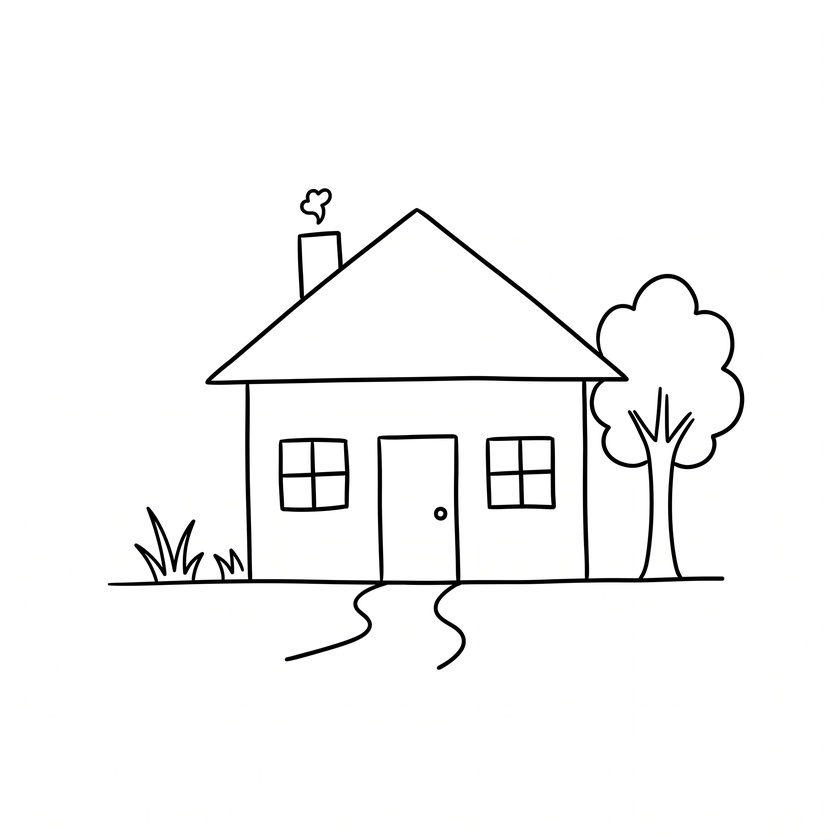
#> input picture images/gemini_sketch.jpeg, 840 x 840 px, shrunk from 2048 x 2048 before the run
$ python image_pathing.py
#> lines starting #> are read from the running program, lines starting #| are printed output that depends on the picture; after the words box and inside, x2 and y2 are one past the last pixel; in counts of white or black regions, pixels touching at a corner belong together
import cv2
import numpy as np
from skimage.morphology import skeletonize
import matplotlib.pyplot as plt
import matplotlib.animation as animation
from pathlib import Path

def interpolate_path(points, step_size=5.0):
    """
    Fills in the gaps between corner points with evenly spaced points.
    Decrease step_size for denser points, increase for sparser points.
    """
    dense_points = []
    for i in range(len(points) - 1):
        p1 = points[i]
        p2 = points[i + 1]

        # Calculate distance between the two points
        dist = np.linalg.norm(p2 - p1)

        # Calculate how many points we need based on the step size
        num_steps = max(int(dist / step_size), 1)

        # Generate the interpolated X and Y coordinates
        x_vals = np.linspace(p1[0], p2[0], num_steps, endpoint=False)
        y_vals = np.linspace(p1[1], p2[1], num_steps, endpoint=False)

        for x, y in zip(x_vals, y_vals):
            dense_points.append([x, y])

    # Always ensure the very last point of the stroke is included
    if len(points) > 0:
        dense_points.append(points[-1])

    return np.array(dense_points, dtype=np.int32)

def filter_close_points(points, min_dist=3.0):
    """
    Removes points that are too close to the previously accepted point.
    Prevents the robot from stuttering in one spot.
    """
    if len(points) <= 1:
        return points

    filtered = [points[0]]
    for pt in points[1:]:
        # Calculate distance from the last accepted point
        dist = np.linalg.norm(pt - filtered[-1])

        if dist >= min_dist:
            filtered.append(pt)

    # Guarantee the stroke always reaches its exact final destination
    if not np.array_equal(filtered[-1], points[-1]):
        filtered.append(points[-1])

    if np.linalg.norm(filtered[-1] - filtered[0]) < 8.0:
        filtered[-1] = filtered[0]

    return np.array(filtered, dtype=np.int32)

# [18 lines left out: function is_duplicate_path, not called in this run]
def create_robot_paths(img_path: Path) -> list:
    """
    Extracts single-stroke paths by walking directly along the skeleton pixels.
    Bypasses cv2.findContours to avoid tracing the outside of lines.
    """
    img = cv2.imread(str(img_path), cv2.IMREAD_GRAYSCALE)
    _, binary = cv2.threshold(img, 127, 1, cv2.THRESH_BINARY_INV)

    # Create the 1-pixel wide skeleton
    skeleton = skeletonize(binary)
    skeleton_img = (skeleton * 255).astype(np.uint8)

    h, w = skeleton_img.shape
    visited = np.zeros_like(skeleton_img, dtype=bool)

    def get_neighbors(x, y):
        """Find adjacent unvisited pixels (8-way connected)."""
        neighbors = []
        for dx in [-1, 0, 1]:
            for dy in [-1, 0, 1]:
                if dx == 0 and dy == 0:
                    continue
                nx, ny = x + dx, y + dy
                if 0 <= nx < w and 0 <= ny < h:
                    if skeleton_img[ny, nx] > 0 and not visited[ny, nx]:
                        neighbors.append((nx, ny))
        return neighbors

    raw_paths = []

    # Scan the image for any unvisited skeleton pixels
    for y in range(h):
        for x in range(w):
            if skeleton_img[y, x] > 0 and not visited[y, x]:

                path = [(x, y)]
                visited[y, x] = True

                # Walk forward as far as possible
                curr_x, curr_y = x, y
                while True:
                    neighbors = get_neighbors(curr_x, curr_y)
                    if not neighbors:
                        break
                    # Greedily pick the first available path
                    nx, ny = neighbors[0]
                    path.append((nx, ny))
                    visited[ny, nx] = True
                    curr_x, curr_y = nx, ny

                # Because we may have started in the middle of a line,
                # we must also walk backwards from the initial starting point.
                curr_x, curr_y = x, y
                path_backward = []
                while True:
                    neighbors = get_neighbors(curr_x, curr_y)
                    if not neighbors:
                        break
                    nx, ny = neighbors[0]
                    path_backward.append((nx, ny))
                    visited[ny, nx] = True
                    curr_x, curr_y = nx, ny

                # Stitch the backward and forward paths together
                full_path = path_backward[::-1] + path

                if len(full_path) > 2:
                    raw_paths.append(np.array(full_path, dtype=np.int32))

    robot_paths = []
    for path in raw_paths:
        # Simplify the raw pixel path into geometric lines/corners
        # Increase epsilon (e.g., 3.0 or 4.0) for fewer points, decrease for curves
        epsilon = 2.0
        approx = cv2.approxPolyDP(path, epsilon, closed=False)
        corners = approx.reshape(-1, 2)

        # Apply your original filters and interpolations to the clean corners
        if len(corners) >= 2:
            clean_corners = filter_close_points(corners, min_dist=5.0)
            if len(clean_corners) >= 2:
                dense_path = interpolate_path(clean_corners, step_size=5.0)
                robot_paths.append(dense_path)

    print(f"Success! Extracted {len(robot_paths)} single-stroke paths for the robot.")
    return robot_paths


# [31 lines left out: functions plot_robot_paths, scatter_plot_robot_paths, not called in this run]

def plot_robot_paths_animated(robot_paths: list) -> None:
    if not robot_paths:
        print("No paths to animate.")
        return

    fig, ax = plt.subplots(figsize=(8, 8))
    ax.set_title("Robot Path Preview - Animated")

    # To keep the camera/view static during animation, we need to pre-calculate
    # the maximum bounds of all the paths combined and set the axis limits.
    all_x = np.concatenate([path[:, 0] for path in robot_paths])
    all_y = np.concatenate([path[:, 1] for path in robot_paths])

    # Adding a small margin of 10 pixels around the drawing
    ax.set_xlim(all_x.min() - 10, all_x.max() + 10)
    ax.set_ylim(all_y.min() - 10, all_y.max() + 10)

    ax.invert_yaxis() # Invert Y so it isn't upside down
    ax.set_aspect('equal')

    # Create empty line objects for each path
    lines = [ax.plot([], [], color='black', linewidth=1)[0] for _ in range(len(robot_paths))]

    # Build a list of frames. Each frame tells the animation which stroke we are on
    # and how many points of that stroke to draw.
    frames = []
    for path_idx, path in enumerate(robot_paths):
        for point_idx in range(1, len(path) + 1):
            frames.append((path_idx, point_idx))

    def update(frame):
        path_idx, point_idx = frame

        # Get the X and Y coordinates up to the current point index
        x_coords = robot_paths[path_idx][:point_idx, 0]
        y_coords = robot_paths[path_idx][:point_idx, 1]

        # Update the specific line object for this stroke
        lines[path_idx].set_data(x_coords, y_coords)
        return lines

    # Create the animation
    # interval: Delay between frames in milliseconds (lower is faster).
    # blit=True: Optimizes drawing by only re-drawing parts that have changed.
    ani = animation.FuncAnimation(
        fig,
        update,
        frames=frames,
        interval=100,
        blit=True,
        repeat=False
    )
    print("Done!")
    plt.show()


def sort_paths_optimized(robot_paths: list) -> list:
    """
    Sorts a list of paths to minimize travel distance.
    Checks both the start and end points of unvisited paths,
    reversing the stroke direction if the end point is closer.
    """
    if not robot_paths:
        return []

    # Start with the first path in the list
    unvisited = robot_paths[1:]
    sorted_paths = [robot_paths[0]]

    # The current position is the end of the very first stroke
    current_pos = sorted_paths[-1][-1]

    while unvisited:
        best_idx = 0
        min_dist = float('inf')
        reverse_path = False

        # Check all unvisited paths to find the closest start OR end point
        for i, path in enumerate(unvisited):
            start_point = path[0]
            end_point = path[-1]

            # Distance to the start of the path
            dist_to_start = np.linalg.norm(start_point - current_pos)
            # Distance to the end of the path
            dist_to_end = np.linalg.norm(end_point - current_pos)

            # Check if start is closest
            if dist_to_start < min_dist:
                min_dist = dist_to_start
                best_idx = i
                reverse_path = False

            # Check if end is closest
            if dist_to_end < min_dist:
                min_dist = dist_to_end
                best_idx = i
                reverse_path = True

        # Pop the best path from unvisited
        next_path = unvisited.pop(best_idx)

        # If the end point was closer, flip the path array so we draw it backwards
        if reverse_path:
            next_path = next_path[::-1]

        sorted_paths.append(next_path)

        # Update our current position to the new end of this stroke
        current_pos = next_path[-1]

    return sorted_paths


def remove_retraced_segments(robot_paths: list, step_size: float = 5.0) -> list:
    """
    Prevents the robot from drawing over the exact same lines twice (retracing).
    Allows lines to cross (intersections) or share starting points without breaking.
    """
    cleaned_paths = []
    drawn_pixels = set()

    # How many consecutive overlapping points count as a "retrace" vs a "crossing".
    # 4 points * 5 step_size = 20 pixels of allowed overlap for intersections.
    intersection_tolerance = 4

    # We mark a 5x5 pixel area around each drawn point.
    # Because step_size is 5.0, this creates a solid "drawn mask" in our memory.
    radius = 2

    def mark_drawn(point):
        x, y = int(point[0]), int(point[1])
        for dx in range(-radius, radius + 1):
            for dy in range(-radius, radius + 1):
                drawn_pixels.add((x + dx, y + dy))

    for path in robot_paths:
        if len(path) == 0:
            continue

        # Step 1: Identify which points in this stroke overlap with already drawn areas
        overlaps = []
        for pt in path:
            x, y = int(pt[0]), int(pt[1])
            overlaps.append((x, y) in drawn_pixels)

        # Step 2: Smooth out small overlaps so intersections don't break the continuous line
        count = 0
        for i in range(len(overlaps)):
            if overlaps[i]:
                count += 1
            else:
                if 0 < count <= intersection_tolerance:
                    # It was a short overlap (a crossing or touch). Revert them to False.
                    for j in range(i - count, i):
                        overlaps[j] = False
                count = 0

        # Handle the edge case where a line ends exactly on an intersection
        if 0 < count <= intersection_tolerance:
            for j in range(len(overlaps) - count, len(overlaps)):
                overlaps[j] = False

        # Step 3: Split the path, skipping the segments that are already drawn
        current_subpath = []
        for pt, is_overlap in zip(path, overlaps):
            if not is_overlap:
                current_subpath.append(pt)
            else:
                # We hit a drawn area. Save the current stroke if it has at least 2 points.
                if len(current_subpath) >= 2:
                    cleaned_paths.append(np.array(current_subpath, dtype=np.int32))
                    # Mark this new segment as drawn
                    for p in current_subpath:
                        mark_drawn(p)
                current_subpath = [] # Reset for the next segment

        # Add the final stroke segment if it exists
        if len(current_subpath) >= 2:
            cleaned_paths.append(np.array(current_subpath, dtype=np.int32))
            for p in current_subpath:
                mark_drawn(p)

    return cleaned_paths

if __name__ == '__main__':
    image_path = input("Enter image path:")
#> the answer given: ../images/gemini_sketch.jpeg
    robot_paths = create_robot_paths(image_path)
#> in create_robot_paths, `_, binary = cv2.threshold(img, 127, 1, cv2.THRESH_BINARY_INV)`:
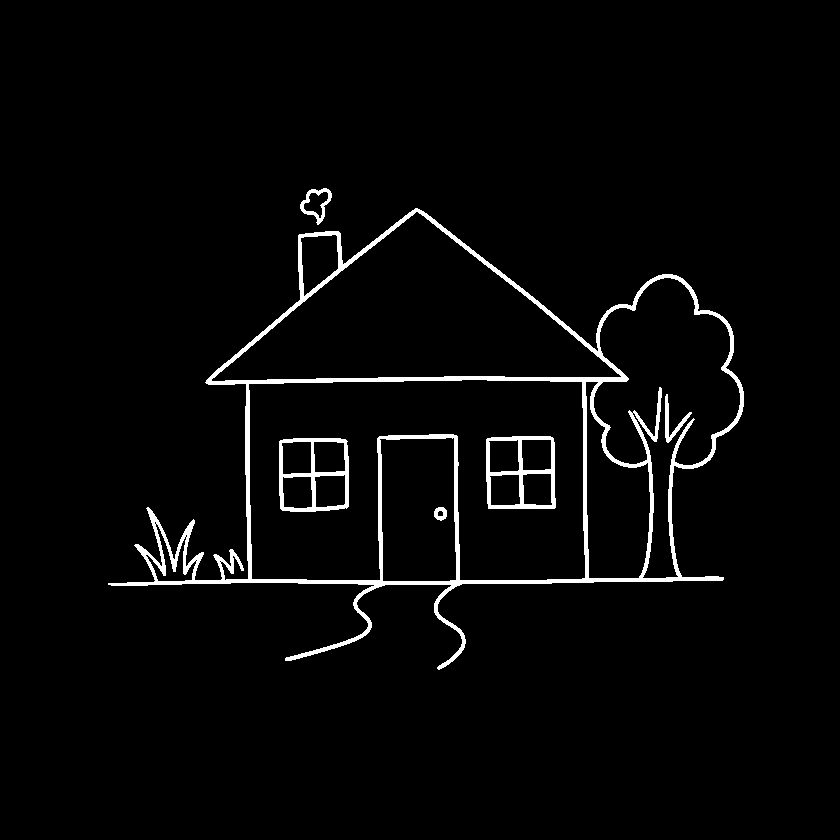
#> binary: shape (840, 840); values 0 (black) and 1 (white), 3% white; 6 white regions, box (x1, y1, x2, y2) and area: (108, 208, 744, 670) 16931, (486, 436, 556, 509) 1593, (279, 438, 349, 512) 1568, (300, 188, 332, 225) 363, (665, 394, 692, 443) 310, (434, 507, 447, 521) 123
#> in create_robot_paths, `skeleton = skeletonize(binary)`:
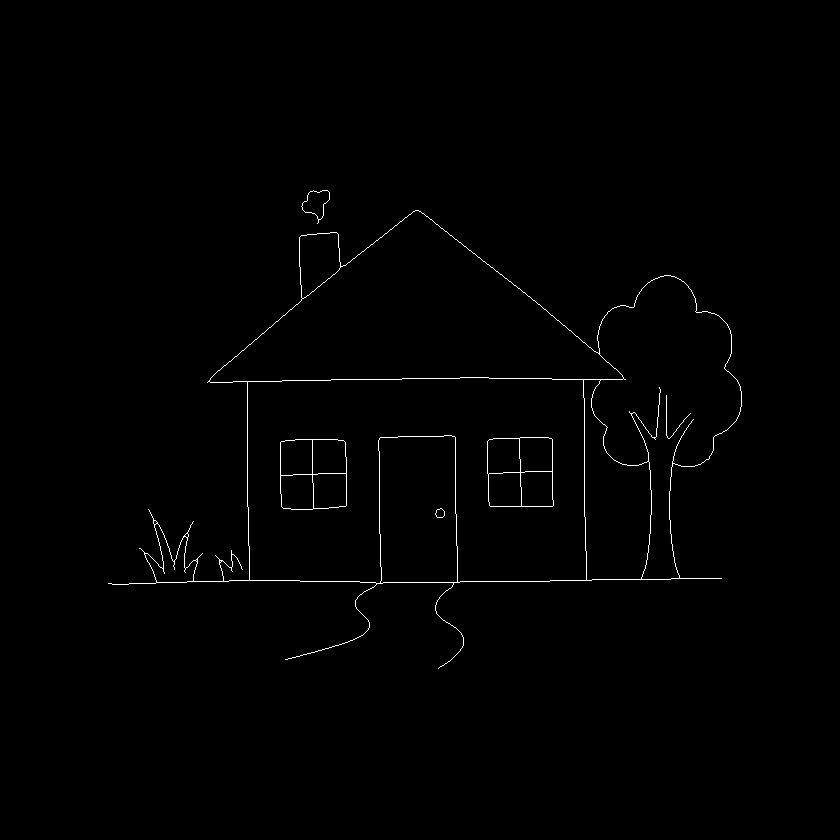
#> skeleton: shape (840, 840) bool; 0.68% white in thin lines or dots, all inside (x1, y1, x2, y2) = (108, 190, 742, 669)
#| Success! Extracted 34 single-stroke paths for the robot.
    print(f"Original paths: {len(robot_paths)}")
#| Original paths: 34

    robot_paths = remove_retraced_segments(robot_paths)
    print(f"Cleaned down to {len(robot_paths)} unique paths.")
#| Cleaned down to 34 unique paths.

    robot_paths = sort_paths_optimized(robot_paths)
    #scatter_plot_robot_paths(robot_paths)
    plot_robot_paths_animated(robot_paths)
#> in plot_robot_paths_animated, `plt.show()`:
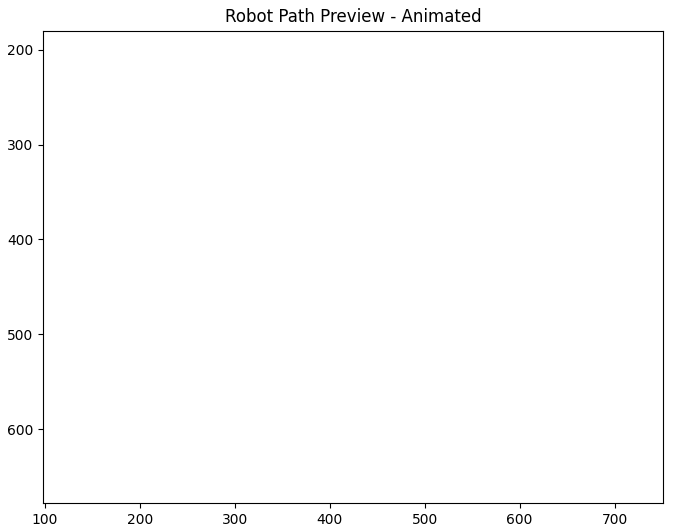
#> figure drawn by matplotlib, 1 panel

$ run again, on images/google_simple_house_0.png
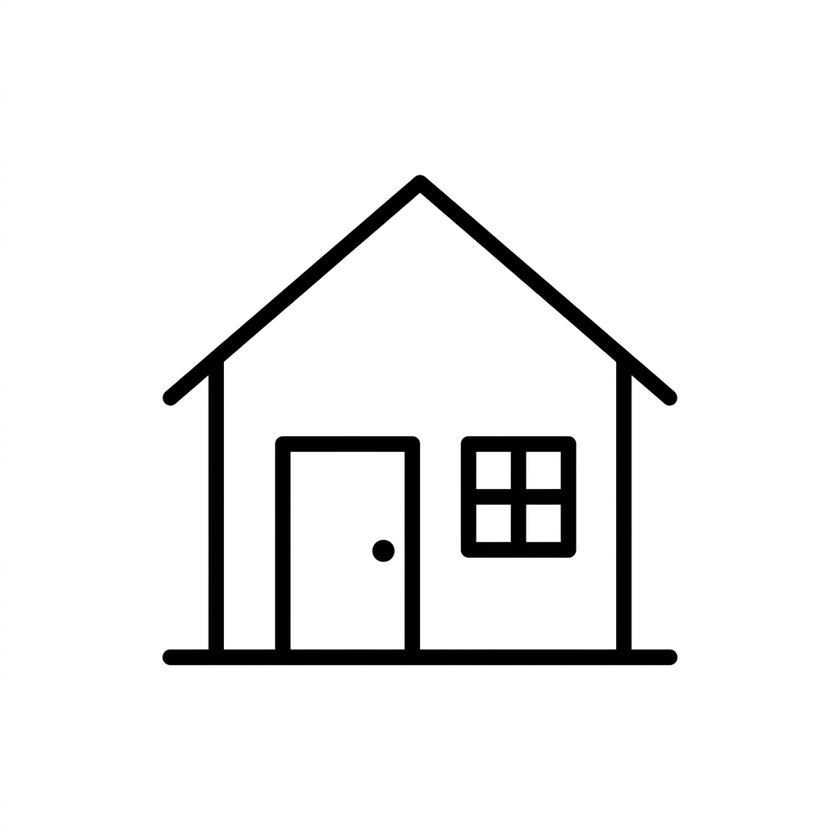
#> input picture images/google_simple_house_0.png, 840 x 840 px, shrunk from 1024 x 1024 before the run
#> in create_robot_paths, `_, binary = cv2.threshold(img, 127, 1, cv2.THRESH_BINARY_INV)`:
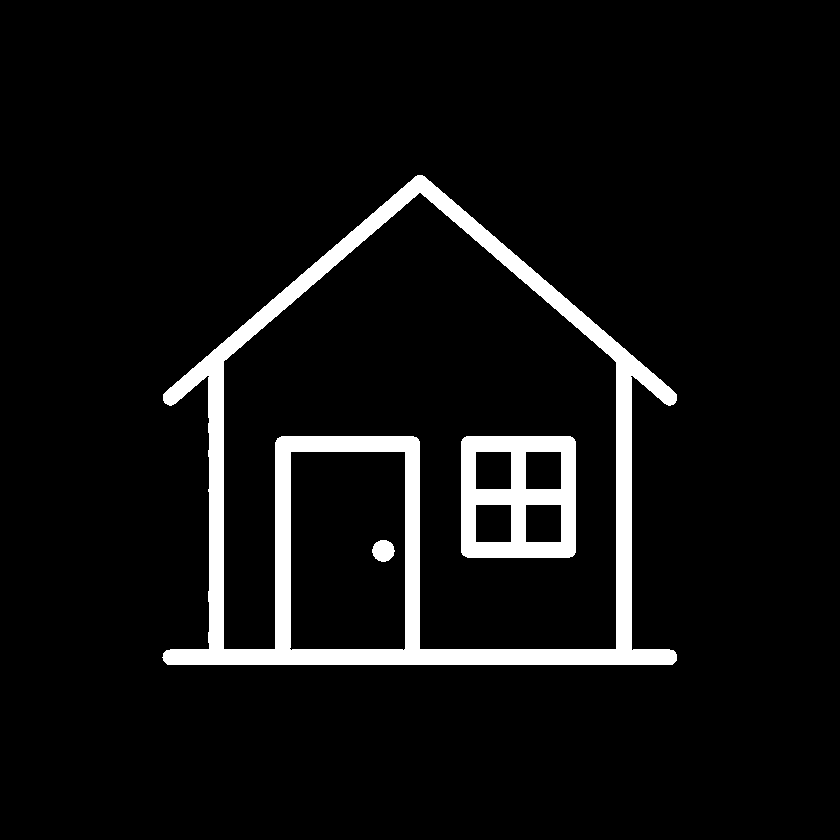
#> binary: shape (840, 840); values 0 (black) and 1 (white), 6.4% white; 3 white regions, box (x1, y1, x2, y2) and area: (162, 175, 677, 665) 35749, (461, 436, 576, 558) 8799, (372, 540, 395, 562) 385
#> skeleton: shape (840, 840) bool; 0.39% white in thin lines or dots, all inside (x1, y1, x2, y2) = (170, 185, 671, 658)
#| Success! Extracted 8 single-stroke paths for the robot.
#| Original paths: 8
#| Cleaned down to 8 unique paths.
#> in plot_robot_paths_animated, `plt.show()`:
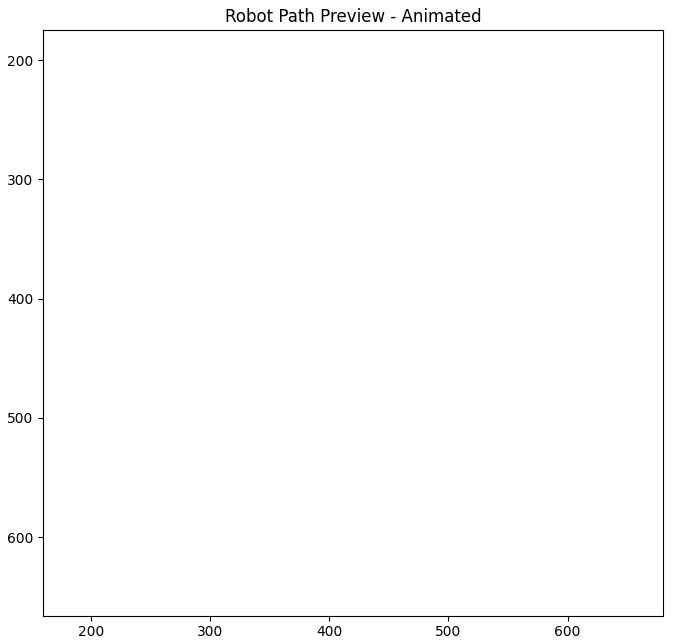
#> figure drawn by matplotlib, 1 panel
